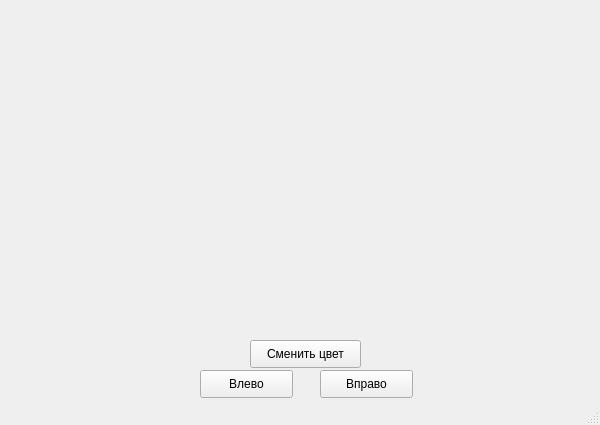
<?xml version="1.0" encoding="UTF-8"?>
<ui version="4.0">
 <class>MainWindow</class>
 <widget class="QMainWindow" name="MainWindow">
  <property name="geometry">
   <rect>
    <x>0</x>
    <y>0</y>
    <width>600</width>
    <height>425</height>
   </rect>
  </property>
  <property name="windowTitle">
   <string>task1</string>
  </property>
  <widget class="QWidget" name="centralwidget">
   <widget class="QPushButton" name="colorButton">
    <property name="geometry">
     <rect>
      <x>250</x>
      <y>340</y>
      <width>111</width>
      <height>28</height>
     </rect>
    </property>
    <property name="text">
     <string>Сменить цвет</string>
    </property>
   </widget>
   <widget class="QPushButton" name="rotLeftButton">
    <property name="geometry">
     <rect>
      <x>200</x>
      <y>370</y>
      <width>93</width>
      <height>28</height>
     </rect>
    </property>
    <property name="text">
     <string>Влево</string>
    </property>
   </widget>
   <widget class="QPushButton" name="rotRightButton">
    <property name="geometry">
     <rect>
      <x>320</x>
      <y>370</y>
      <width>93</width>
      <height>28</height>
     </rect>
    </property>
    <property name="text">
     <string>Вправо</string>
    </property>
   </widget>
  </widget>
  <widget class="QMenuBar" name="menubar">
   <property name="geometry">
    <rect>
     <x>0</x>
     <y>0</y>
     <width>600</width>
     <height>26</height>
    </rect>
   </property>
  </widget>
  <widget class="QStatusBar" name="statusbar"/>
 </widget>
 <resources/>
 <connections/>
</ui>
